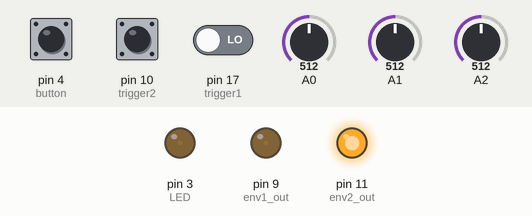
Simulated run of this sketch. Board: Arduino Uno, built with avr-gcc and run on an emulated ATmega328P. Parts: output pins drawn as LEDs (lit = HIGH). Inputs (shaded band) come from the test bench; at power-on: pin 4 (button) HIGH, pin 10 (trigger2) LOW, A0 = 512, A1 = 512, A2 = 512, pin 17 (trigger1) LOW. Random numbers use the default seed unless the sketch sets one.

Above: at 1.02 s.
1.3 s: pin 4 (button) pulled LOW for 0.15 s
At 3.5 s:
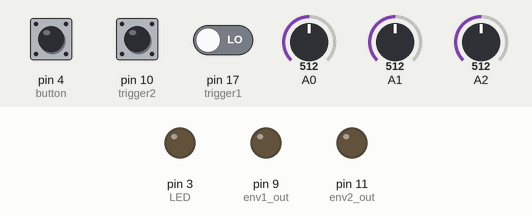
3.8 s: pin 4 (button) pulled LOW for 1 s
At 4.25 s:
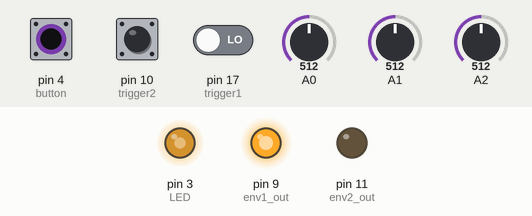
6.3 s: pin 10 (trigger2) pulsed HIGH 2 times (0.12 s each, 0.3 s apart)
At 7.17 s:
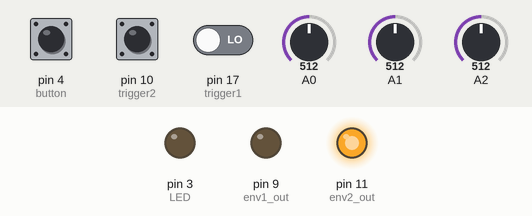
9.3 s: pin 4 (button) pulled LOW for 0.15 s
At 11.2 s:
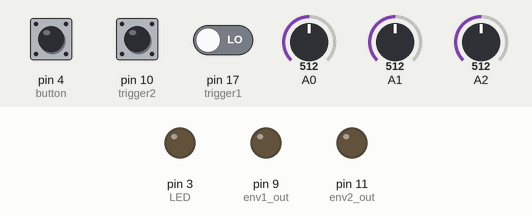
Timing chart, 0 to 12.1 s (numbered marks = the images above; inputs shaded):
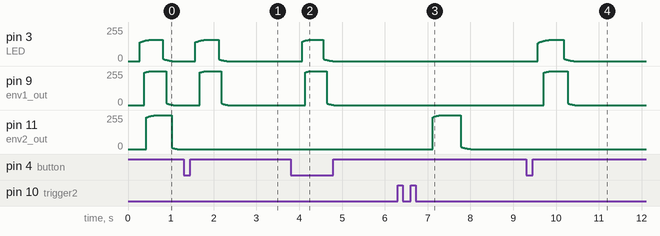

The sketch:

dual_ad_envelope.ino
```cpp
/*
Dual AD envelope for Mod1 module designed by HAGIWO, adapted by Rob Heel.

Two independent Attack–Decay envelopes with shared attack and release knobs.
Per-envelope random timing variation via Pot3 (A2):
 • Fully CCW → no variation
 • Fully CW → max random deviation per trigger
Variations are stronger at shorter attack/release settings, lighter at longer ones.

Envelope 1 is also manually triggerable via push button.
LED indicates envelope 1 level.

Outputs are fast PWM (16-bit for ENV1/ENV2, 8-bit LED).
Designed for Eurorack/modular trigger input and CV envelope output.

--Pin assign---
POT1  A0  Attack time
POT2  A1  Release Time
POT3  A2  Variation amount

F1    D17 Trigger1 IN
F2    D9  envelope1 out

F3    D10 Trigger2 IN
F4    D11 envelope2 out
BUTTON    Trigger envelope1
LED       output envelope1
EEPROM    N/A

*/
#define TABLE_SIZE 1024
#define Brightness 160  //0 - 255

const static PROGMEM byte Curve[1024] = {
  255, 254, 253, 252, 251, 250, 249, 248, 247, 246, 245, 244, 243, 242, 241, 240, 239, 238, 237, 236, 235, 235, 234, 233, 232, 231, 230, 229, 228, 227, 226, 225, 224, 224, 223, 222, 221, 220, 219, 218, 217, 217, 216, 215, 214, 213, 212, 211, 211, 210, 209, 208, 207, 206, 206, 205, 204, 203, 202, 202, 201, 200, 199, 198, 198, 197, 196, 195, 194, 194, 193, 192, 191, 191, 190, 189, 188, 188, 187, 186, 185, 185, 184, 183, 182, 182, 181, 180, 179, 179, 178, 177, 177, 176, 175, 174, 174, 173, 172, 172, 171, 170, 170, 169, 168, 168, 167, 166, 166, 165, 164, 164, 163, 162, 162, 161, 160, 160, 159, 158, 158, 157, 157, 156, 155, 155, 154, 153, 153, 152, 152, 151, 150, 150, 149, 149, 148, 147, 147, 146, 146, 145, 144, 144, 143, 143, 142, 142, 141, 140, 140, 139, 139, 138, 138, 137, 136, 136, 135, 135, 134, 134, 133, 133, 132, 132, 131, 131, 130, 129, 129, 128, 128, 127, 127, 126, 126, 125, 125, 124, 124, 123, 123, 122, 122, 121, 121, 120, 120, 119, 119, 118, 118, 117, 117, 117, 116, 116, 115, 115, 114, 114, 113, 113, 112, 112, 111, 111, 111, 110, 110, 109, 109, 108, 108, 107, 107, 107, 106, 106, 105, 105, 104, 104, 104, 103, 103, 102, 102, 101, 101, 101, 100, 100, 99, 99, 99, 98, 98, 97, 97, 97, 96, 96, 95, 95, 95, 94, 94, 93, 93, 93, 92, 92, 92, 91, 91, 90, 90, 90, 89, 89, 89, 88, 88, 88, 87, 87, 86, 86, 86, 85, 85, 85, 84, 84, 84, 83, 83, 83, 82, 82, 82, 81, 81, 81, 80, 80, 80, 79, 79, 79, 78, 78, 78, 77, 77, 77, 76, 76, 76, 75, 75, 75, 74, 74, 74, 74, 73, 73, 73, 72, 72, 72, 71, 71, 71, 71, 70, 70, 70, 69, 69, 69, 69, 68, 68, 68, 67, 67, 67, 67, 66, 66, 66, 65, 65, 65, 65, 64, 64, 64, 64, 63, 63, 63, 62, 62, 62, 62, 61, 61, 61, 61, 60, 60, 60, 60, 59, 59, 59, 59, 58, 58, 58, 58, 57, 57, 57, 57, 56, 56, 56, 56, 56, 55, 55, 55, 55, 54, 54, 54, 54, 53, 53, 53, 53, 53, 52, 52, 52, 52, 51, 51, 51, 51, 51, 50, 50, 50, 50, 49, 49, 49, 49, 49, 48, 48, 48, 48, 48, 47, 47, 47, 47, 47, 46, 46, 46, 46, 46, 45, 45, 45, 45, 45, 44, 44, 44, 44, 44, 43, 43, 43, 43, 43, 43, 42, 42, 42, 42, 42, 41, 41, 41, 41, 41, 41, 40, 40, 40, 40, 40, 40, 39, 39, 39, 39, 39, 38, 38, 38, 38, 38, 38, 37, 37, 37, 37, 37, 37, 37, 36, 36, 36, 36, 36, 36, 35, 35, 35, 35, 35, 35, 34, 34, 34, 34, 34, 34, 34, 33, 33, 33, 33, 33, 33, 33, 32, 32, 32, 32, 32, 32, 32, 31, 31, 31, 31, 31, 31, 31, 30, 30, 30, 30, 30, 30, 30, 29, 29, 29, 29, 29, 29, 29, 29, 28, 28, 28, 28, 28, 28, 28, 28, 27, 27, 27, 27, 27, 27, 27, 27, 26, 26, 26, 26, 26, 26, 26, 26, 25, 25, 25, 25, 25, 25, 25, 25, 25, 24, 24, 24, 24, 24, 24, 24, 24, 23, 23, 23, 23, 23, 23, 23, 23, 23, 23, 22, 22, 22, 22, 22, 22, 22, 22, 22, 21, 21, 21, 21, 21, 21, 21, 21, 21, 21, 20, 20, 20, 20, 20, 20, 20, 20, 20, 20, 19, 19, 19, 19, 19, 19, 19, 19, 19, 19, 19, 18, 18, 18, 18, 18, 18, 18, 18, 18, 18, 18, 18, 17, 17, 17, 17, 17, 17, 17, 17, 17, 17, 17, 16, 16, 16, 16, 16, 16, 16, 16, 16, 16, 16, 16, 16, 15, 15, 15, 15, 15, 15, 15, 15, 15, 15, 15, 15, 15, 14, 14, 14, 14, 14, 14, 14, 14, 14, 14, 14, 14, 14, 13, 13, 13, 13, 13, 13, 13, 13, 13, 13, 13, 13, 13, 13, 13, 12, 12, 12, 12, 12, 12, 12, 12, 12, 12, 12, 12, 12, 12, 12, 11, 11, 11, 11, 11, 11, 11, 11, 11, 11, 11, 11, 11, 11, 11, 11, 10, 10, 10, 10, 10, 10, 10, 10, 10, 10, 10, 10, 10, 10, 10, 10, 10, 10, 9, 9, 9, 9, 9, 9, 9, 9, 9, 9, 9, 9, 9, 9, 9, 9, 9, 9, 8, 8, 8, 8, 8, 8, 8, 8, 8, 8, 8, 8, 8, 8, 8, 8, 8, 8, 8, 8, 7, 7, 7, 7, 7, 7, 7, 7, 7, 7, 7, 7, 7, 7, 7, 7, 7, 7, 7, 7, 7, 7, 6, 6, 6, 6, 6, 6, 6, 6, 6, 6, 6, 6, 6, 6, 6, 6, 6, 6, 6, 6, 6, 6, 6, 6, 5, 5, 5, 5, 5, 5, 5, 5, 5, 5, 5, 5, 5, 5, 5, 5, 5, 5, 5, 5, 5, 5, 5, 5, 5, 5, 4, 4, 4, 4, 4, 4, 4, 4, 4, 4, 4, 4, 4, 4, 4, 4, 4, 4, 4, 4, 4, 4, 4, 4, 4, 4, 4, 4, 4, 3, 3, 3, 3, 3, 3, 3, 3, 3, 3, 3, 3, 3, 3, 3, 3, 3, 3, 3, 3, 3, 3, 3, 3, 3, 3, 3, 3, 3, 3, 3, 3, 3, 2, 2, 2, 2, 2, 2, 2, 2, 2, 2, 2, 2, 2, 2, 2, 2, 2, 2, 2, 2, 2, 2, 2, 2, 2, 2, 2, 2, 2, 2, 2, 2, 2, 2, 2, 2, 2, 2, 1, 1, 1, 1, 1, 1, 1, 1, 1, 1, 1, 1, 1, 1, 1, 1, 1, 1, 1, 1, 1, 1, 1, 1, 1, 1, 1, 1, 1, 1, 1, 1, 1, 1, 1, 1, 1, 1, 1, 1, 1, 1, 1, 1, 1, 0, 0, 0, 0, 0, 0, 0, 0, 0, 0, 0, 0, 0, 0, 0, 0, 0, 0, 0, 0, 0, 0, 0, 0, 0
};

const static PROGMEM int PotAdjust[1024] = {
  0, 5, 10, 15, 20, 25, 30, 35, 39, 44, 49, 54, 59, 63, 68, 73, 77, 82, 87, 91, 96, 100, 105, 109, 114, 118, 123, 127, 132, 136, 140, 145, 149, 153, 158, 162, 166, 170, 174, 179, 183, 187, 191, 195, 199, 203, 207, 211, 215, 219, 223, 227, 231, 235, 239, 243, 246, 250, 254, 258, 262, 265, 269, 273, 276, 280, 284, 287, 291, 295, 298, 302, 305, 309, 312, 316, 319, 323, 326, 330, 333, 336, 340, 343, 347, 350, 353, 356, 360, 363, 366, 369, 373, 376, 379, 382, 385, 389, 392, 395, 398, 401, 404, 407, 410, 413, 416, 419, 422, 425, 428, 431, 434, 437, 440, 443, 445, 448, 451, 454, 457, 459, 462, 465, 468, 471, 473, 476, 479, 481, 484, 487, 489, 492, 495, 497, 500, 502, 505, 507, 510, 513, 515, 518, 520, 523, 525, 527, 530, 532, 535, 537, 540, 542, 544, 547, 549, 551, 554, 556, 558, 561, 563, 565, 568, 570, 572, 574, 576, 579, 581, 583, 585, 587, 590, 592, 594, 596, 598, 600, 602, 604, 606, 608, 611, 613, 615, 617, 619, 621, 623, 625, 627, 629, 631, 632, 634, 636, 638, 640, 642, 644, 646, 648, 650, 651, 653, 655, 657, 659, 661, 662, 664, 666, 668, 669, 671, 673, 675, 676, 678, 680, 682, 683, 685, 687, 688, 690, 692, 693, 695, 697, 698, 700, 701, 703, 705, 706, 708, 709, 711, 712, 714, 716, 717, 719, 720, 722, 723, 725, 726, 728, 729, 731, 732, 733, 735, 736, 738, 739, 741, 742, 743, 745, 746, 748, 749, 750, 752, 753, 754, 756, 757, 758, 760, 761, 762, 764, 765, 766, 767, 769, 770, 771, 773, 774, 775, 776, 778, 779, 780, 781, 782, 784, 785, 786, 787, 788, 790, 791, 792, 793, 794, 795, 797, 798, 799, 800, 801, 802, 803, 804, 805, 807, 808, 809, 810, 811, 812, 813, 814, 815, 816, 817, 818, 819, 820, 821, 822, 823, 824, 825, 826, 827, 828, 829, 830, 831, 832, 833, 834, 835, 836, 837, 838, 839, 840, 841, 842, 843, 843, 844, 845, 846, 847, 848, 849, 850, 851, 851, 852, 853, 854, 855, 856, 857, 857, 858, 859, 860, 861, 862, 862, 863, 864, 865, 866, 867, 867, 868, 869, 870, 870, 871, 872, 873, 874, 874, 875, 876, 877, 877, 878, 879, 880, 880, 881, 882, 882, 883, 884, 885, 885, 886, 887, 887, 888, 889, 889, 890, 891, 892, 892, 893, 894, 894, 895, 895, 896, 897, 897, 898, 899, 899, 900, 901, 901, 902, 903, 903, 904, 904, 905, 906, 906, 907, 907, 908, 909, 909, 910, 910, 911, 912, 912, 913, 913, 914, 914, 915, 916, 916, 917, 917, 918, 918, 919, 919, 920, 920, 921, 921, 922, 923, 923, 924, 924, 925, 925, 926, 926, 927, 927, 928, 928, 929, 929, 930, 930, 931, 931, 932, 932, 933, 933, 933, 934, 934, 935, 935, 936, 936, 937, 937, 938, 938, 939, 939, 939, 940, 940, 941, 941, 942, 942, 942, 943, 943, 944, 944, 945, 945, 945, 946, 946, 947, 947, 947, 948, 948, 949, 949, 949, 950, 950, 951, 951, 951, 952, 952, 953, 953, 953, 954, 954, 954, 955, 955, 955, 956, 956, 957, 957, 957, 958, 958, 958, 959, 959, 959, 960, 960, 960, 961, 961, 961, 962, 962, 962, 963, 963, 963, 964, 964, 964, 965, 965, 965, 966, 966, 966, 967, 967, 967, 967, 968, 968, 968, 969, 969, 969, 970, 970, 970, 970, 971, 971, 971, 972, 972, 972, 972, 973, 973, 973, 974, 974, 974, 974, 975, 975, 975, 975, 976, 976, 976, 977, 977, 977, 977, 978, 978, 978, 978, 979, 979, 979, 979, 980, 980, 980, 980, 981, 981, 981, 981, 981, 982, 982, 982, 982, 983, 983, 983, 983, 984, 984, 984, 984, 984, 985, 985, 985, 985, 986, 986, 986, 986, 986, 987, 987, 987, 987, 987, 988, 988, 988, 988, 988, 989, 989, 989, 989, 989, 990, 990, 990, 990, 990, 991, 991, 991, 991, 991, 992, 992, 992, 992, 992, 993, 993, 993, 993, 993, 993, 994, 994, 994, 994, 994, 994, 995, 995, 995, 995, 995, 996, 996, 996, 996, 996, 996, 997, 997, 997, 997, 997, 997, 997, 998, 998, 998, 998, 998, 998, 999, 999, 999, 999, 999, 999, 999, 1000, 1000, 1000, 1000, 1000, 1000, 1000, 1001, 1001, 1001, 1001, 1001, 1001, 1001, 1002, 1002, 1002, 1002, 1002, 1002, 1002, 1003, 1003, 1003, 1003, 1003, 1003, 1003, 1003, 1004, 1004, 1004, 1004, 1004, 1004, 1004, 1005, 1005, 1005, 1005, 1005, 1005, 1005, 1005, 1005, 1006, 1006, 1006, 1006, 1006, 1006, 1006, 1006, 1007, 1007, 1007, 1007, 1007, 1007, 1007, 1007, 1007, 1008, 1008, 1008, 1008, 1008, 1008, 1008, 1008, 1008, 1009, 1009, 1009, 1009, 1009, 1009, 1009, 1009, 1009, 1009, 1010, 1010, 1010, 1010, 1010, 1010, 1010, 1010, 1010, 1010, 1010, 1011, 1011, 1011, 1011, 1011, 1011, 1011, 1011, 1011, 1011, 1012, 1012, 1012, 1012, 1012, 1012, 1012, 1012, 1012, 1012, 1012, 1012, 1013, 1013, 1013, 1013, 1013, 1013, 1013, 1013, 1013, 1013, 1013, 1013, 1014, 1014, 1014, 1014, 1014, 1014, 1014, 1014, 1014, 1014, 1014, 1014, 1014, 1015, 1015, 1015, 1015, 1015, 1015, 1015, 1015, 1015, 1015, 1015, 1015, 1015, 1016, 1016, 1016, 1016, 1016, 1016, 1016, 1016, 1016, 1016, 1016, 1016, 1016, 1016, 1016, 1017, 1017, 1017, 1017, 1017, 1017, 1017, 1017, 1017, 1017, 1017, 1017, 1017, 1017, 1017, 1017, 1018, 1018, 1018, 1018, 1018, 1018, 1018, 1018, 1018, 1018, 1018, 1018, 1018, 1018, 1018, 1018, 1018, 1019, 1019, 1019, 1019, 1019, 1019, 1019, 1019, 1019, 1019, 1019, 1019, 1019, 1019, 1019, 1019, 1019, 1019, 1019, 1020, 1020, 1020, 1020, 1020, 1020, 1020, 1020, 1020, 1020, 1020, 1020, 1020, 1020, 1020, 1020, 1020, 1020, 1020, 1020, 1021, 1021, 1021, 1021, 1021, 1021, 1021, 1021, 1021, 1021, 1021, 1021, 1021, 1021, 1021, 1021, 1021, 1021, 1021, 1021, 1021, 1021, 1021, 1022, 1022, 1022, 1022, 1022, 1022, 1022, 1022, 1022, 1022, 1022, 1022, 1022, 1022, 1022, 1022, 1022, 1022, 1022, 1022, 1022, 1022, 1022, 1022, 1022, 1022, 1023, 1023, 1023, 1023, 1023, 1023, 1023, 1023, 1023, 1023, 1023, 1023, 1023, 1023
};


float waveIndex1 = 0, waveIndex2 = 0;
int outputValue1 = 0, outputValue2 = 0;
int lastout1 = 0, lastout2 = 0;
unsigned long previousMillis = 0, currentMillis = 0;
bool lastTrig1 = HIGH, lastTrig2 = HIGH;
int state1 = 0, state2 = 0;
bool EoC1 = 0, EoC2 = 0;
int EoCcount1 = 0, EoCcount2 = 0;
int atkTime = 0, relTime = 0;
int atkTime1 = 0, relTime1 = 0;
int atkTime2 = 0, relTime2 = 0;

int lastButton = HIGH;
int lastTrig1Pin = HIGH;

void setup() {
  Serial.begin(9600);
  pinMode(4, INPUT_PULLUP);  // button
  pinMode(17, INPUT);        // trigger1
  pinMode(10, INPUT);        // trigger2
  pinMode(3, OUTPUT);        // LED
  pinMode(9, OUTPUT);        // env1 out
  pinMode(11, OUTPUT);       // env2 out

  // Fast PWM setup
  TCCR2A = (1 << WGM21) | (1 << WGM20) | (1 << COM2B1);
  TCCR2B = (1 << CS20);
  TCCR1A = (1 << WGM11) | (1 << COM1A1);
  TCCR1B = (1 << WGM13) | (1 << WGM12) | (1 << CS10);
  ICR1 = 255;
}

void loop() {
  currentMillis = millis();

  // Read pots
  int pot1 = analogRead(A0);
  int pot2 = analogRead(A1);
  int variationPot = analogRead(A2);

  atkTime = 1024 - pgm_read_word(&PotAdjust[pot1]);
  relTime = 1024 - pgm_read_word(&PotAdjust[pot2]);

  // Normalized pot values
  float atkNorm = pot1 / 1023.0;
  float relNorm = pot2 / 1023.0;
  float varNorm = variationPot / 1023.0;

  // Scaled variation range (0.2 to 0.8)
  // To shift the range to 0.1–0.8, replace 0.6 + 0.2 with 0.7 + 0.1
  float atkVarScale = (1.0 - atkNorm) * 0.6 + 0.2;
  float relVarScale = (1.0 - relNorm) * 0.6 + 0.2;
  float atkVarAmount = varNorm * atkVarScale;
  float relVarAmount = varNorm * relVarScale;

  // Trigger reads with edge detection
  int buttonReading = digitalRead(4);
  int trig1Reading = digitalRead(17);
  int trig2Reading = digitalRead(10);

  bool triggerEnvelope1 = (lastButton == HIGH && buttonReading == LOW) ||
                          (lastTrig1Pin == HIGH && trig1Reading == LOW);
  bool triggerEnvelope2 = (lastTrig2 == HIGH && trig2Reading == LOW);

  lastButton = buttonReading;
  lastTrig1Pin = trig1Reading;
  lastTrig2 = trig2Reading;

  if (triggerEnvelope1) {
    lastout1 = (state1 == 2) ? outputValue1 : 0;
    state1 = 1;
    waveIndex1 = 0;
    atkTime1 = atkTime + random(-1000, 1000) / 1000.0 * atkTime * atkVarAmount;
    relTime1 = relTime + random(-1000, 1000) / 1000.0 * relTime * relVarAmount;
  }
  if (triggerEnvelope2) {
    lastout2 = (state2 == 2) ? outputValue2 : 0;
    state2 = 1;
    waveIndex2 = 0;
    atkTime2 = atkTime + random(-1000, 1000) / 1000.0 * atkTime * atkVarAmount;
    relTime2 = relTime + random(-1000, 1000) / 1000.0 * relTime * relVarAmount;
  }

  if (currentMillis - previousMillis >= 1) {
    previousMillis = currentMillis;

    // ENV 1
    if (state1 == 1) {
      outputValue1 = map(pgm_read_byte(&Curve[(int)waveIndex1]), 0, 255, 255, lastout1);
      waveIndex1 += 0.05 * atkTime1 / 2;
    } else if (state1 == 2) {
      outputValue1 = map(pgm_read_byte(&Curve[(int)waveIndex1 - TABLE_SIZE]), 0, 255, 0, 255);
      waveIndex1 += 0.05 * relTime1 / 2;
    }
    if (waveIndex1 > TABLE_SIZE && waveIndex1 < 2 * TABLE_SIZE) state1 = 2;
    if (waveIndex1 >= 2 * TABLE_SIZE) {
      waveIndex1 = 0;
      state1 = 0;
      EoC1 = 1;
    }
    if (EoC1) {
      if (++EoCcount1 > 10) {
        EoCcount1 = 0;
        EoC1 = 0;
      }
    }
    analogWrite(9, outputValue1);
    analogWrite(3, outputValue1 * Brightness / 255);

    // ENV 2
    if (state2 == 1) {
      outputValue2 = map(pgm_read_byte(&Curve[(int)waveIndex2]), 0, 255, 255, lastout2);
      waveIndex2 += 0.05 * atkTime2 / 2;
    } else if (state2 == 2) {
      outputValue2 = map(pgm_read_byte(&Curve[(int)waveIndex2 - TABLE_SIZE]), 0, 255, 0, 255);
      waveIndex2 += 0.05 * relTime2 / 2;
    }
    if (waveIndex2 > TABLE_SIZE && waveIndex2 < 2 * TABLE_SIZE) state2 = 2;
    if (waveIndex2 >= 2 * TABLE_SIZE) {
      waveIndex2 = 0;
      state2 = 0;
      EoC2 = 1;
    }
    if (EoC2) {
      if (++EoCcount2 > 10) {
        EoCcount2 = 0;
        EoC2 = 0;
      }
    }
    analogWrite(11, outputValue2);
  }
}
```

Measured:
- after the input at 1.3 s, pin 3 (LED): rises from 0/255 to 159/255 in 0.24 s, then falls to 0/255 in 0.50 s; pin 9 (env1_out): rises from 0/255 to 255/255 in 0.15 s, then falls to 0/255 in 0.50 s
- after the input at 3.8 s, pin 3 (LED): rises from 0/255 to 159/255 in 0.17 s, then falls to 0/255 in 0.55 s; pin 9 (env1_out): rises from 0/255 to 255/255 in 0.12 s, then falls to 0/255 in 0.55 s
- after the input at 6.3 s, pin 11 (env2_out): rises from 0/255 to 255/255 in 0.21 s, then falls to 0/255 in 0.67 s
- after the input at 9.3 s, pin 3 (LED): rises from 0/255 to 159/255 in 0.31 s, then falls to 0/255 in 0.54 s; pin 9 (env1_out): rises from 0/255 to 255/255 in 0.19 s, then falls to 0/255 in 0.53 s
- by itself, pin 3 (LED): rises from 0/255 to 159/255 in 0.25 s, then falls to 0/255 in 0.51 s
- by itself, pin 9 (env1_out): rises from 0/255 to 255/255 in 0.17 s, then falls to 0/255 in 0.51 s
- by itself, pin 11 (env2_out): rises from 0/255 to 255/255 in 0.26 s, then falls to 0/255 in 0.46 s
